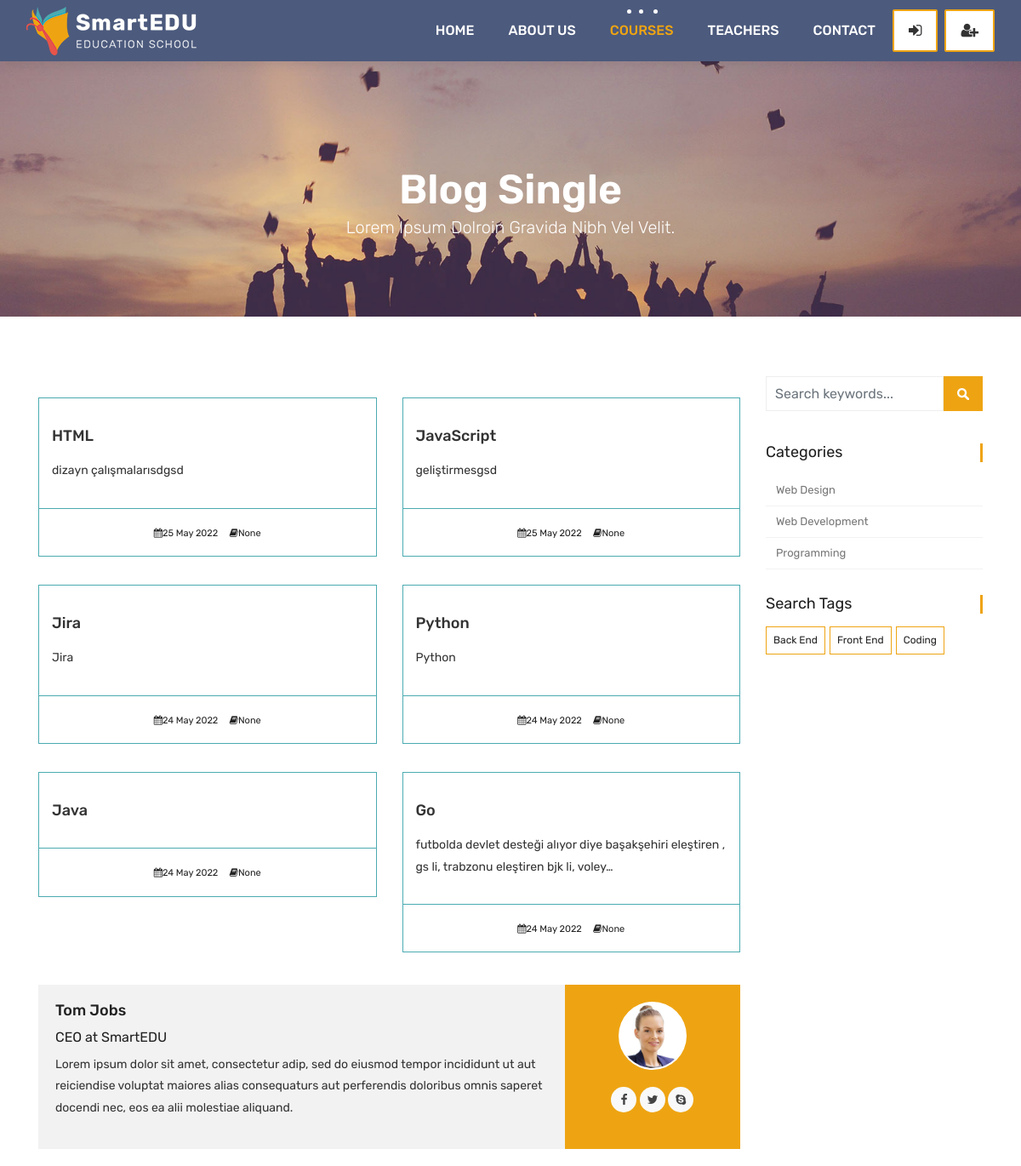
Page /courses/ (upper part) on the earlier database version.
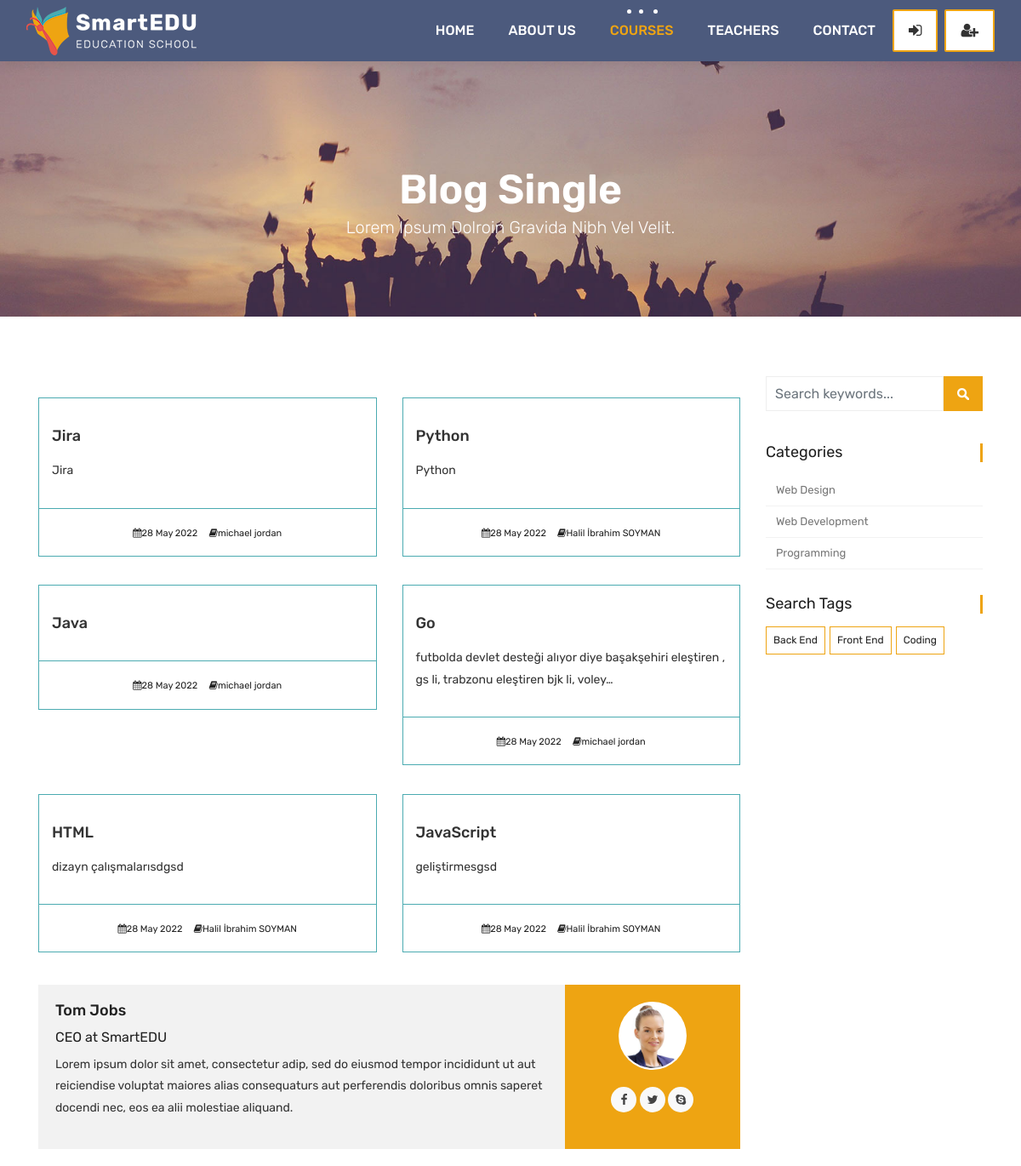
Same page on the later database version.
### courses/models.py (models this page shows, shortened)
class Course(models.Model):
    teacher = models.ForeignKey(Teacher, null=True, on_delete=models.CASCADE)
    name = models.CharField(max_length=100, unique=True, verbose_name= "Kurs Adı", help_text= "Kurs adını yazınız")
    category = models.ForeignKey(Category, null=True, on_delete=models.DO_NOTHING)
    tags = models.ManyToManyField(Tag, null=True, blank=True)
    students = models.ManyToManyField(User, blank=True, related_name='courses_joined')
    description = models.TextField(blank=True, null=True)
    image = models.ImageField(upload_to= "media/%Y %m %d/", default="media/courseisnot.png")
    date = models.DateTimeField(auto_now=True)
    available = models.BooleanField(default=True)

class Category(models.Model):
    name = models.CharField(max_length=50, null=True)
    slug = models.SlugField(max_length=50, unique=True, null=True)
    def __str__(self):
        return self.name

class Tag(models.Model):
    name = models.CharField(max_length=50, null=True)
    slug = models.SlugField(max_length=50, unique=True, null=True)

### teachers/models.py (models this page shows)
class Teacher(models.Model):
    name = models.CharField(max_length=50)
    title = models.CharField(max_length=50)
    description = models.TextField(blank=True)
    image = models.ImageField(upload_to= "media/%Y %m %d/")
    facebook = models.URLField(max_length=100, blank=True)
    twitter = models.URLField(max_length=100, blank=True)
    linkedin = models.URLField(max_length=100, blank=True)
    youtube = models.URLField(max_length=100, blank=True)
    def __str__(self):
        return self.name

### courses/views.py (the view)
# urls.py: path('', course_list, name = "courses"),
def course_list(request, category_slug=None, tag_slug=None):
    category_page = None
    tag_page = None
    categories = categories = Category.objects.all()
    tags = Tag.objects.all()
    current_user = request.user
    if category_slug != None:
        category_page = get_object_or_404(Category, slug=category_slug)
        courses = Course.objects.filter(available=True, category= category_page)
    elif tag_slug != None:
        tag_page = get_object_or_404(Tag, slug=tag_slug)
        courses = Course.objects.filter(available=True, tags=tag_page)
    else:
        if current_user.is_authenticated:
            enrolled_courses = current_user.courses_joined.all()
            courses = Course.objects.all().order_by('-date')
            for course in enrolled_courses:
                courses = courses.exclude(id = course.id)
        else:
            courses = Course.objects.all().order_by('-date')
    context = {
        'courses': courses,
        'categories': categories,
        'tags':tags
    }
    return render(request, 'courses.html', context)

### templates/courses.html (shortened to what this page needs)
{% extends 'partials/_base.html' %}
{% load static %}
{% block content %}
	<div class="all-title-box">
		<div class="container text-center">
			<h1>Blog Single<span class="m_1">Lorem Ipsum dolroin gravida nibh vel velit.</span></h1>
		</div>
	</div>
    <div id="overviews" class="section wb">
        <div class="container">
            <div class="row">
                <div class="col-lg-9 blog-post-single">
                    <div class="row">
                        {% for course in courses  %}
                        <div class="col-lg-6 col-md-6 col-12 mb-2">
                            <div class="course-item">
                                <div class="image-blog">
                                </div>
                                <div class="course-br">
                                    <div class="course-title">
                                        <h2><a href="{% url 'course_detail' course.category.slug course.id %}" title="">{{ course.name }}</a></h2>
                                    </div>
                                    <div class="course-desc">
                                        <p>{{ course.description | truncatechars:100 }}</p>
                                    </div>
                                </div>
                                <div class="course-meta-bot">
                                    <ul>
                                        <li><i class="fa fa-calendar" aria-hidden="true"></i>{{course.date|date:"d M Y"}}</li>
                                        <li><i class="fa fa-book" aria-hidden="true"></i>{{course.teacher}}</li>
                                    </ul>
                                </div>
                            </div>
                        </div>
                        {% endfor %}
                    </div>
					<div class="blog-author">
						<div class="author-bio">
							<h3 class="author_name"><a href="#">Tom Jobs</a></h3>
							<h5>CEO at <a href="#">SmartEDU</a></h5>
							<p class="author_det">
								Lorem ipsum dolor sit amet, consectetur adip, sed do eiusmod tempor incididunt  ut aut reiciendise voluptat maiores alias consequaturs aut perferendis doloribus omnis saperet docendi nec, eos ea alii molestiae aliquand.
							</p>
						</div>
						<div class="author-desc">
							<img src="images/author.jpg" alt="about author">
							<ul class="author-social">
								<li><a href="#"><i class="fa fa-facebook"></i></a></li>
								<li><a href="#"><i class="fa fa-twitter"></i></a></li>
								<li><a href="#"><i class="fa fa-skype"></i></a></li>
							</ul>
						</div>
					</div>
                </div>
				<div class="col-lg-3 col-12 right-single">
					<div class="widget-search">
						<div class="site-search-area">
							<form method="get" id="site-searchform" action="#">
								<div>
									<input class="input-text form-control" name="search-k" id="search-k" placeholder="Search keywords..." type="text">
									<input id="searchsubmit" value="Search" type="submit">
								</div>
							</form>
						</div>
					</div>
					<div class="widget-categories">
						<h3 class="widget-title">Categories</h3>
						<ul>
							{% for category in categories  %}
							<li><a href="{% url 'courses_by_category' category.slug %}">{{ category }}</a></li>
							{% endfor %}
						</ul>
					</div>
					<div class="widget-tags">
						<h3 class="widget-title">Search Tags</h3>
						<ul class="tags">
							{% for tag in tags  %}
							<li><a href="{% url 'courses_by_tag' tag.slug %}">{% if tag.slug in request.path %}<b>{{tag.name}}</b>{% else %}{{tag.name}}{% endif %}
							</a></li>
							{% endfor %}
						</ul>
					</div>
				</div>
            </div>
        </div>
    </div>
    {% endblock content %}

### templates/partials/_base.html (shortened to what this page needs)
{% load static %}
<!DOCTYPE html>
<html lang="en">
    <link rel="stylesheet" href="{% static 'css/bootstrap.min.css' %}">
    <link rel="stylesheet" href="{% static 'style.css' %}">
    <link rel="stylesheet" href="{% static 'css/versions.css' %}">
    <link rel="stylesheet" href="{% static 'css/responsive.css' %}">
    <link rel="stylesheet" href="{% static 'css/custom.css' %}">
</head>
<body class="host_version">
    {% include 'partials/_navbar.html' %}
    {% block content %}
    {% endblock content %}
    {% include 'partials/_footer.html' %}

### templates/partials/_navbar.html (shortened to what this page needs)
{% load static %}
<header class="top-navbar">
    <nav class="navbar navbar-expand-lg navbar-light bg-light">
        <div class="container-fluid">
            <a class="navbar-brand" href="{% url 'index' %}">
                <img src="{% static 'images/logo.png' %}" alt="" />
            </a>
            <div class="collapse navbar-collapse" id="navbars-host">
                <ul class="navbar-nav ml-auto">
                    <li class="nav-item {% if '/' == request.path %} active {% endif %} "><a class="nav-link" href=" {% url 'index' %} ">Home</a></li>
                    <li class="nav-item {% if 'about' in request.path %} active {% endif %}"><a class="nav-link" href="{% url 'about' %}">About Us</a></li>
                    <li class="nav-item {% if 'courses' in request.path %} active {% endif %}"><a class="nav-link" href="{% url 'courses' %}">Courses</a></li>
                    <li class="nav-item {% if 'teachers' in request.path %} active {% endif %}"><a class="nav-link" href="{% url 'teachers' %}">Teachers</a></li>
                    <li class="nav-item {% if 'contact' in request.path %} active {% endif %}"><a class="nav-link" href="{% url 'contact' %}">Contact</a></li>
                </ul>
                <ul class="nav navbar-nav navbar-right">
                    {% if user.is_authenticated %}
                    <li><a class="hover-btn-new log orange mr-2" href="{% url 'dashboard' %}" ><span>{{user.username}}</span></a></li>
                    <li><a class="hover-btn-new log orange" href="javascript:{document.getElementById('logout').submit()}" ><span><i class="fa fa-sign-out"></i></span></a>
                    <form action="{% url 'logout' %}" method="POST" id="logout">
                        {% csrf_token %}
                        <input type="hidden">
                    </form>
                    </li>
                    {% else %}
                    <li><a class="hover-btn-new log orange mr-2" href="{% url 'login' %}" ><span><i class="fa fa-sign-in"></i></span></a></li>
                    <li><a class="hover-btn-new log orange" href="{% url 'register' %}" ><span><i class="fa fa-user-plus"></i></span></a></li>
                    {% endif %}
                </ul>
            </div>
        </div>
    </nav>
</header>

### templates/partials/_footer.html (shortened to what this page needs)
{% load static %}
</body>
</html>

Differences in the rows shown:
changed Course "Jira": date "24 May 2022" → "28 May 2022"; teacher "None" → "michael jordan"
changed Course "Python": date "24 May 2022" → "28 May 2022"; teacher "None" → "Halil İbrahim SOYMAN"
changed Course "Java": date "24 May 2022" → "28 May 2022"; teacher "None" → "michael jordan"
changed Course "Go": date "24 May 2022" → "28 May 2022"; teacher "None" → "michael jordan"
changed Course "HTML": date "25 May 2022" → "28 May 2022"; teacher "None" → "Halil İbrahim SOYMAN"; moves down the list
changed Course "JavaScript": date "25 May 2022" → "28 May 2022"; teacher "None" → "Halil İbrahim SOYMAN"; moves down the list
